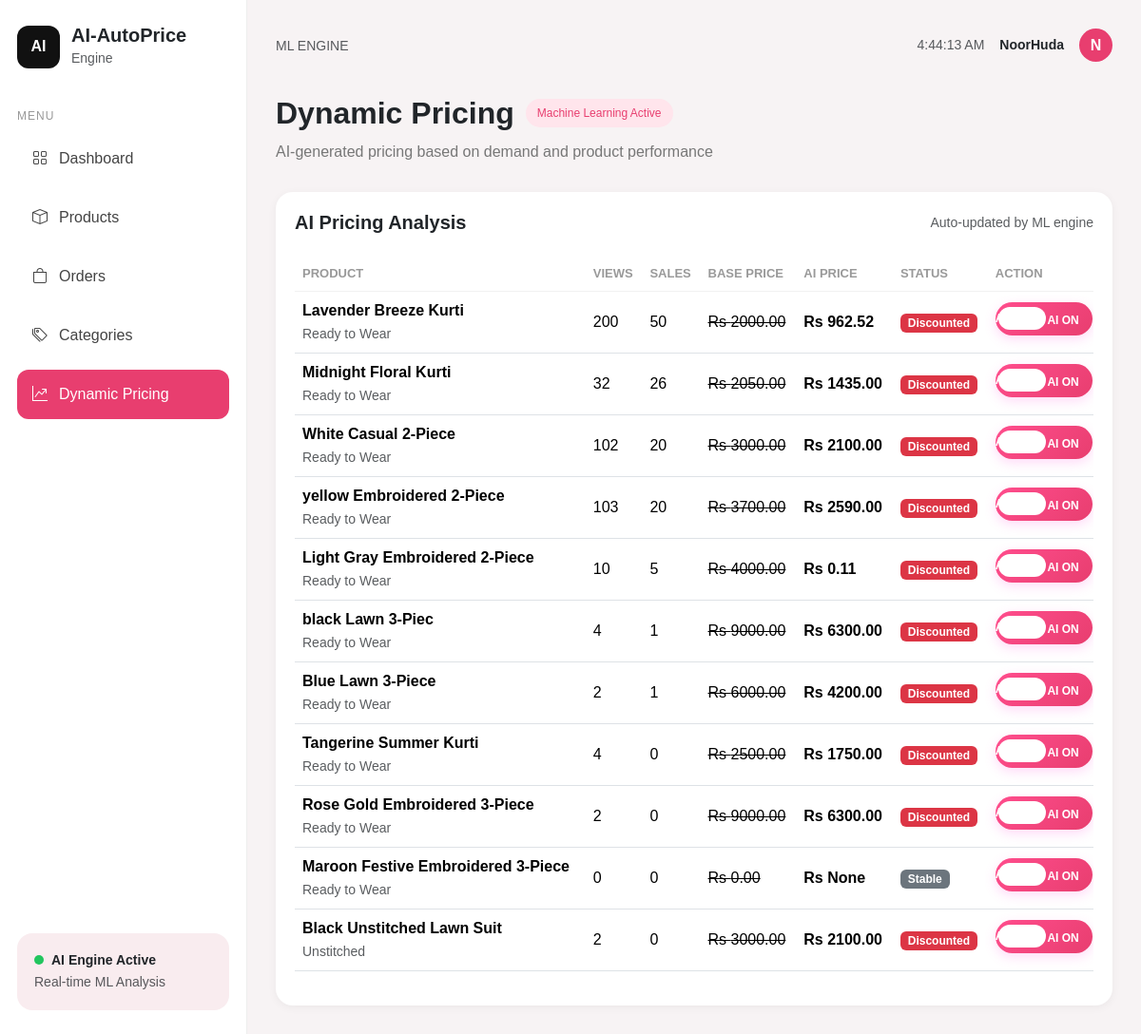
The page /dynamic-pricing/ (signed in) on the database its author committed.
### dresses/models.py (models this page shows, shortened)
class Product(models.Model):
    category = models.ForeignKey(
        Category,
        on_delete=models.CASCADE,
        related_name='products'
    )
    subcategory = models.ForeignKey(
        SubCategory,
        on_delete=models.CASCADE,
        null=True,
        blank=True
    )
    name = models.CharField(max_length=200)
    slug = models.SlugField(
        unique=True,
        blank=True
    )
    is_unstitched = models.BooleanField(default=False)
    discount_locked = models.BooleanField(default=False)
    description = models.TextField()
    fabric = models.CharField(
        max_length=100,
        blank=True,
        null=True
    )
    stock = models.PositiveIntegerField(default=0)
    price = models.DecimalField(
        max_digits=10,
        decimal_places=2
    )
    base_price = models.DecimalField(
        max_digits=10,
        decimal_places=2,
        default=0.00
    )
    dynamic_price = models.DecimalField(
        max_digits=10,
        decimal_places=2,
        null=True,
        blank=True
    )
    product_views = models.PositiveIntegerField(default=0)
    sales_count = models.PositiveIntegerField(default=0)
    average_rating = models.FloatField(default=0.0)
    season = models.CharField(
        max_length=50,
        default='Night'
    )
    image = models.ImageField(
        upload_to='products/',
        blank=True,
        null=True
    )
    is_featured = models.BooleanField(default=False)
    tag = models.CharField(
        max_length=50,
        blank=True,
        null=True
    )
    sku = models.CharField(max_length=100)
    fabric_details = models.TextField(
        default="Not specified"
    )
    is_recent = models.BooleanField(default=False)
    color = models.CharField(max_length=50)
    created_at = models.DateTimeField(auto_now_add=True)

class Category(models.Model):
    name = models.CharField(max_length=100, unique=True)
    slug = models.SlugField(unique=True)
    image = models.ImageField(upload_to='categories/', blank=True, null=True)

### dresses/views.py (the view)
# urls.py: path('dynamic-pricing/', views.dynamic_pricing, name='dynamic_pricing'),
def dynamic_pricing(request):
    products = Product.objects.all().order_by('-sales_count')
    context = {
        'products': products
    }
    return render(
        request,
        'dashboard/dynamic_pricing.html',
        context
    )

### dresses/templates/dashboard/dynamic_pricing.html (shortened to what this page needs)
{% extends 'dashboard/base_dashboard.html' %}
{% block content %}
<div class="page-heading">
    <h2 class="fw-bold mb-0">
        Dynamic Pricing
    </h2>
    <span class="badge-ai">
        Machine Learning Active
    </span>
</div>
<p class="page-subtitle">
    AI-generated pricing based on demand and product performance
</p>
<div class="custom-table">
    <div class="d-flex justify-content-between align-items-center mb-4">
        <h5 class="fw-bold mb-0">
            AI Pricing Analysis
        </h5>
        <small class="text-muted">
            Auto-updated by ML engine
        </small>
    </div>
    <div class="table-responsive">
        <table class="table align-middle">
            <thead>
                <tr>
                    <th>PRODUCT</th>
                    <th>VIEWS</th>
                    <th>SALES</th>
                    <th>BASE PRICE</th>
                    <th>AI PRICE</th>
                    <th>STATUS</th>
                    <th>ACTION</th>
                </tr>
            </thead>
            <tbody>
                {% for product in products %}
                <tr>
                    <td>
                        <div class="fw-semibold">
                            {{ product.name }}
                        </div>
                        <small class="text-muted">
                            {{ product.category.name }}
                        </small>
                    </td>
                    <td>
                        {{ product.product_views }}
                    </td>
                    <td>
                        {{ product.sales_count }}
                    </td>
                    <td>
                        <del>
                            Rs {{ product.base_price }}
                        </del>
                    </td>
                    <td class="fw-bold">
                        Rs {{ product.dynamic_price }}
                    </td>
                    <td>
                        {% if product.dynamic_price > product.base_price %}
                            <span class="badge bg-success">
                                Increased
                            </span>
                        {% elif product.dynamic_price < product.base_price %}
                            <span class="badge bg-danger">
                                Discounted
                            </span>
                        {% else %}
                            <span class="badge bg-secondary">
                                Stable
                            </span>
                        {% endif %}
                    </td>
<td>
    <form method="POST"
          action="{% url 'toggle_discount_lock' product.id %}">
        <label class="modern-toggle">
            <span class="toggle-ball"></span>
            <span class="toggle-label">
            </span>
        </label>
    </form>
</td>
                </tr>
                {% endfor %}
            </tbody>
        </table>
    </div>
</div>
{% endblock %}

### dresses/templates/dashboard/base_dashboard.html (shortened to what this page needs)
{% load static %}
<!DOCTYPE html>
<html lang="en">
<head>
    <link href="https://cdn.jsdelivr.net/npm/bootstrap@5.3.3/dist/css/bootstrap.min.css" rel="stylesheet">
    <link rel="stylesheet"
          href="https://cdn.jsdelivr.net/npm/bootstrap-icons@1.11.3/font/bootstrap-icons.min.css">
    <link rel="stylesheet" href="{% static 'css/dashboard.css' %}">
</head>
<body>
<div class="dashboard-wrapper">
    <div class="sidebar">
        <div>
            <div class="logo-area">
                <div class="logo-box">
                    AI
                </div>
                <div>
                    <h5 class="mb-0 fw-bold">AI-AutoPrice</h5>
                    <small class="text-muted">Engine</small>
                </div>
            </div>
<div class="menu-section">
    <small class="menu-title">MENU</small>
    <a href="{% url 'ai_dashboard' %}"
       class="menu-item {% if request.resolver_match.url_name == 'ai_dashboard' %}active-menu{% endif %}">
        <i class="bi bi-grid"></i>
        Dashboard
    </a>
    <a href="{% url 'products_dashboard' %}"
       class="menu-item {% if request.resolver_match.url_name == 'products_dashboard' %}active-menu{% endif %}">
        <i class="bi bi-box"></i>
        Products
    </a>
    <a href="{% url 'orders_dashboard' %}"
       class="menu-item {% if request.resolver_match.url_name == 'orders_dashboard' %}active-menu{% endif %}">
        <i class="bi bi-bag"></i>
        Orders
    </a>
    <a href="{% url 'categories_dashboard' %}"
       class="menu-item {% if request.resolver_match.url_name == 'categories_dashboard' %}active-menu{% endif %}">
        <i class="bi bi-tags"></i>
        Categories
    </a>
    <a href="{% url 'dynamic_pricing' %}"
       class="menu-item {% if request.resolver_match.url_name == 'dynamic_pricing' %}active-menu{% endif %}">
        <i class="bi bi-graph-up-arrow"></i>
        Dynamic Pricing
    </a>
</div>
        </div>
        <div class="ai-status-card">
            <div class="d-flex align-items-center gap-2">
                <div class="status-dot"></div>
                <small class="fw-semibold">
                    AI Engine Active
                </small>
            </div>
            <small class="text-muted">
                Real-time ML Analysis
            </small>
        </div>
    </div>
    <div class="main-content">
<div class="topbar">
    <div>
        <small class="text-muted">
            ML ENGINE
        </small>
    </div>
    <div class="d-flex align-items-center gap-3">
        <small class="text-muted" id="live-time">
        </small>
        <small class="fw-semibold">
            {{ request.user.username }}
        </small>
        <div class="profile-circle">
            {{ request.user.username|first|upper }}
        </div>
    </div>
</div>
        {% block content %}
        {% endblock %}
    </div>
</div>
</body>
</html>

### dresses/static/css/dashboard.css (style rules this page uses)
* { margin:0; padding:0; box-sizing:border-box; }
body { background:#f7f3f4; font-family:Arial, sans-serif; }
.dashboard-wrapper { display:flex; min-height:100vh; }
.sidebar { width:260px; background:white; padding:25px 18px; display:flex; flex-direction:column; justify-content:space-between; border-right:1px solid #eee; }
.logo-area { display:flex; align-items:center; gap:12px; margin-bottom:40px; }
.logo-box { width:45px; height:45px; background:#111; color:white; display:flex; align-items:center; justify-content:center; border-radius:12px; font-weight:bold; }
.menu-title { color:#999; font-size:12px; letter-spacing:1px; }
.menu-section { display:flex; flex-direction:column; gap:10px; }
.menu-item { text-decoration:none; color:#444; padding:14px 16px; border-radius:12px; display:flex; align-items:center; gap:12px; transition:0.3s; font-weight:500; }
.active-menu { background:#e83e6f; color:white !important; }
.ai-status-card { background:#f9ecef; border-radius:16px; padding:18px; }
.status-dot { width:10px; height:10px; background:#22c55e; border-radius:50%; }
.main-content { flex:1; padding:30px; }
.topbar { display:flex; justify-content:space-between; align-items:center; margin-bottom:35px; }
.profile-circle { width:35px; height:35px; border-radius:50%; background:#e83e6f; color:white; display:flex; align-items:center; justify-content:center; font-weight:bold; }
.page-heading { display:flex; align-items:center; gap:12px; margin-bottom:10px; }
.badge-ai { background:#ffe5ec; color:#e83e6f; padding:6px 12px; border-radius:20px; font-size:12px; }
.page-subtitle { color:#777; margin-bottom:30px; }
.custom-table { background:white; border-radius:18px; padding:20px; box-shadow:0 2px 10px rgba(0,0,0,0.05); }
.table th { color:#999; font-size:13px; border:none; }
.table td { vertical-align:middle; border-top:1px solid #f1f1f1; }
.modern-toggle { position: relative; width: 92px; height: 34px; display: inline-flex; align-items: center; cursor: pointer; }
.toggle-ball { position: absolute; left: 3px; width: 50px; height: 24px; background: white; border-radius: 30px; transition: 0.4s; z-index: 2; }
.toggle-label::after { content: "AI ON"; position: absolute; right: 4px; top: 2px; color: white; }
.toggle-label { position: absolute; width: 100%; z-index: 3; color: #ffffff; font-size: 12px; font-weight: 700; pointer-events: none; }

### rows shown on the page
Product: name "Lavender Breeze Kurti", category.name "Ready to Wear", product_views "200", sales_count "50", base_price "2000.00", dynamic_price "962.52", shows "Discounted"
Product: name "Midnight Floral Kurti", category.name "Ready to Wear", product_views "32", sales_count "26", base_price "2050.00", dynamic_price "1435.00", shows "Discounted"
Product: name "White Casual 2-Piece", category.name "Ready to Wear", product_views "102", sales_count "20", base_price "3000.00", dynamic_price "2100.00", shows "Discounted"
Product: name "yellow Embroidered 2-Piece", category.name "Ready to Wear", product_views "103", sales_count "20", base_price "3700.00", dynamic_price "2590.00", shows "Discounted"
Product: name "Light Gray Embroidered 2-Piece", category.name "Ready to Wear", product_views "10", sales_count "5", base_price "4000.00", dynamic_price "0.11", shows "Discounted"
Product: name "black Lawn 3-Piec", category.name "Ready to Wear", product_views "4", sales_count "1", base_price "9000.00", dynamic_price "6300.00", shows "Discounted"
Product: name "Blue Lawn 3-Piece", category.name "Ready to Wear", product_views "2", sales_count "1", base_price "6000.00", dynamic_price "4200.00", shows "Discounted"
Product: name "Tangerine Summer Kurti", category.name "Ready to Wear", product_views "4", sales_count "0", base_price "2500.00", dynamic_price "1750.00", shows "Discounted"
Product: name "Rose Gold Embroidered 3-Piece", category.name "Ready to Wear", product_views "2", sales_count "0", base_price "9000.00", dynamic_price "6300.00", shows "Discounted"
Product: name "Maroon Festive Embroidered 3-Piece", category.name "Ready to Wear", product_views "0", sales_count "0", base_price "0.00", dynamic_price "None", shows "Stable"
Product: name "Black Unstitched Lawn Suit", category.name "Unstitched", product_views "2", sales_count "0", base_price "3000.00", dynamic_price "2100.00", shows "Discounted"

### other values the page prints
{{ request.user.username }} "NoorHuda"
{{ request.user.username|first|upper }} "N"
